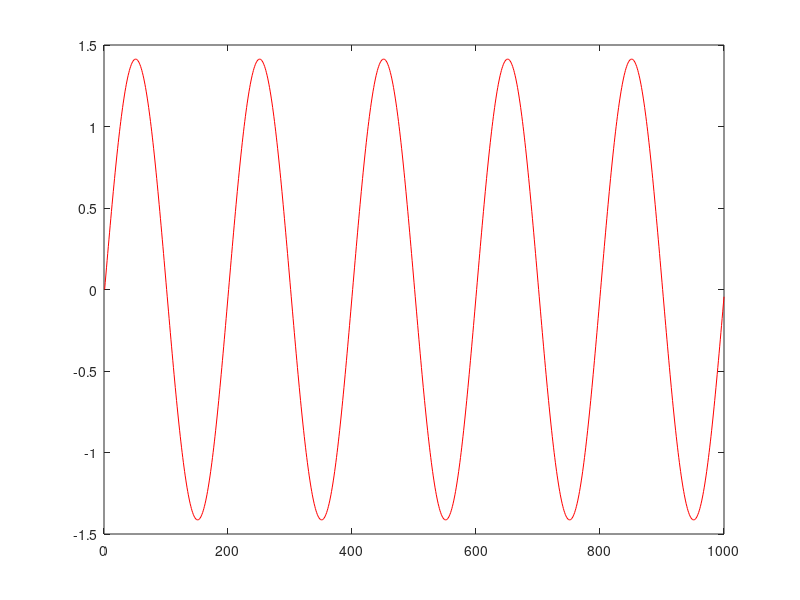
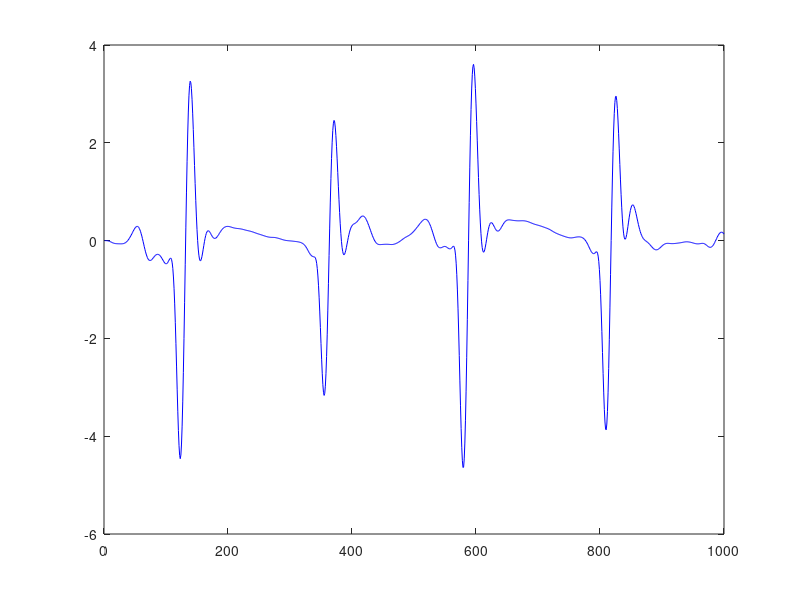
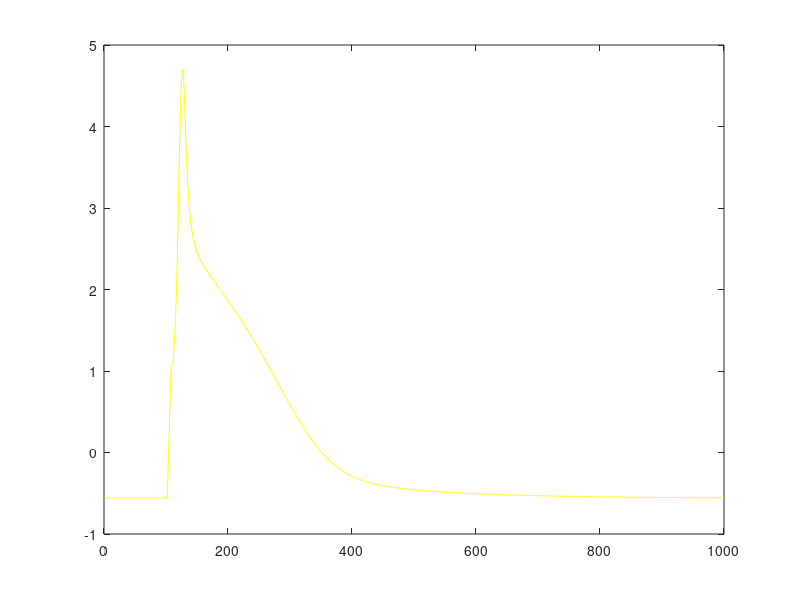
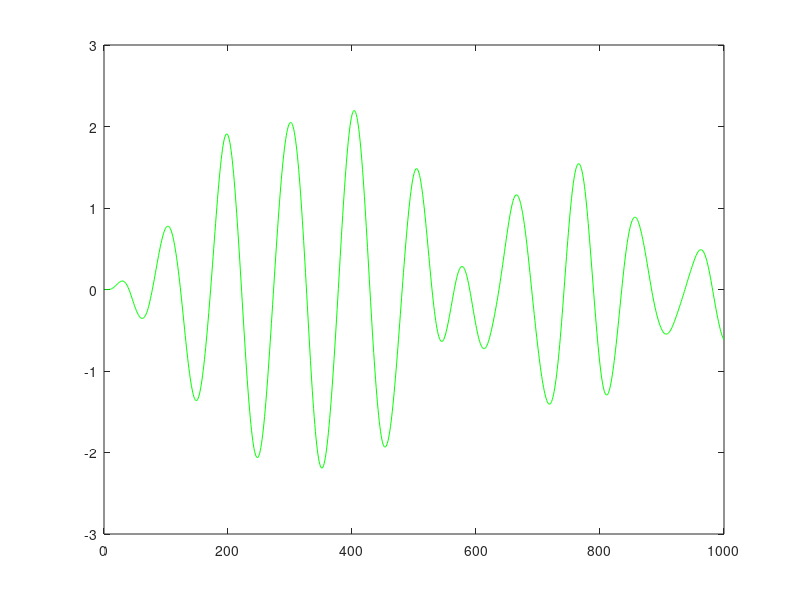

Reproduce these figures in MATLAB, in order.
clear;clc;
load sixsignals.mat;
xplot=1:1000;
figure
plot(xplot,sixsignals.Sp(:),'-r')
figure
plot(xplot,sixsignals.Sh(:),'-b')
figure
plot(xplot,sixsignals.St(:),'-y')
figure
plot(xplot,sixsignals.Sa(:),'-g')
figure
plot(xplot,sixsignals.Se(:),'-c')
figure
plot(xplot,sixsignals.Sl(:),'-k')
